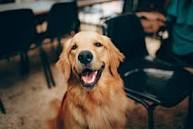
#> input picture Image to Pencil Sketch with Python/dog.jpg, 193 x 129 px, found by its file name
$ jupyter execute Pencil_Sketch.ipynb
#> lines starting #> are read from the running program, lines starting #| are printed output that depends on the picture
### LetsGrowMoreVIP - Data Science Internship (May '22)

Beginner Level Task 2:Image to Pencil Sketch with Python

1.Importing Libraries

[cell 1]
import cv2
import matplotlib.pyplot as plt

[cell 2]
img=cv2.imread("/content/dog.jpg")
#> img is the input picture: shape (129, 193, 3); mean B, G, R 62.5, 71.4, 77.9

[cell 3]
from google.colab.patches import cv2_imshow

[cell 4]
cv2_imshow(img)

[cell 5]
gray_image = cv2.cvtColor(img, cv2.COLOR_BGR2GRAY)
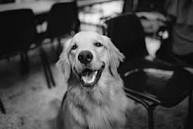
#> gray_image: shape (129, 193); min 1, max 248, mean 72.3
cv2_imshow(gray_image)

[cell 6]
inverted_image = 255 - gray_image
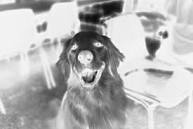
#> inverted_image: shape (129, 193); min 7, max 254, mean 182.7
cv2_imshow(inverted_image)

[cell 7]
blurred = cv2.GaussianBlur(inverted_image, (21, 21), 0)
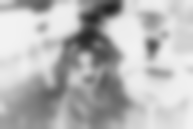
#> blurred: shape (129, 193); min 34, max 242, mean 182.6

[cell 8]
inverted_blurred = 255 - blurred
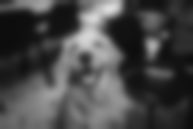
#> inverted_blurred: shape (129, 193); min 13, max 221, mean 72.4
pencil_sketch = cv2.divide(gray_image, inverted_blurred, scale=256.0)
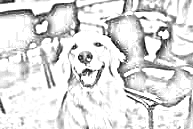
#> pencil_sketch: shape (129, 193); min 2, max 255, mean 221.1
cv2_imshow(pencil_sketch)
